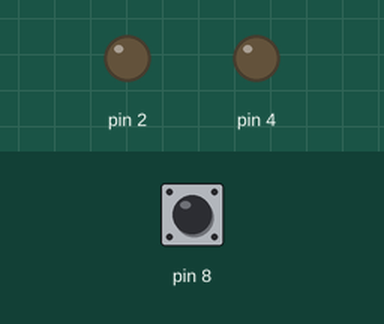
Recording of a sketch running on a simulated Arduino Uno, built with avr-gcc and run on an emulated ATmega328P. On the bench: output pins drawn as LEDs (lit = HIGH). Dashed ring = blinking. Inputs (shaded band) come from the test bench; at power-on: pin 8 LOW.

Above: at 1.2 s.
1.3 s: pin 8 driven HIGH
At 2.1 s:
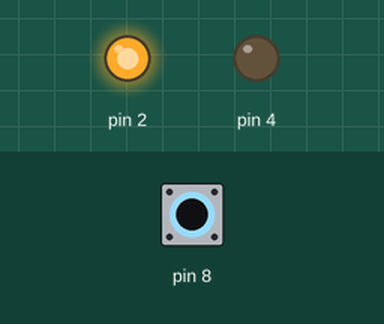
2.8 s: pin 8 pulsed LOW 5 times (0.12 s each, 0.3 s apart)
At 3.39 s:
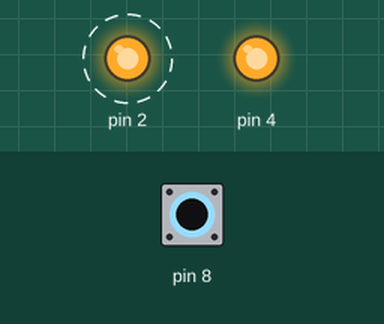
At 5.0 s:
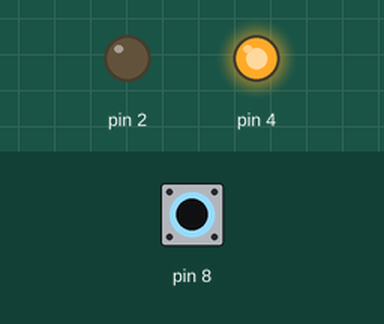
Timing chart, 0 to 6.5 s (numbered marks = the images above; inputs shaded):
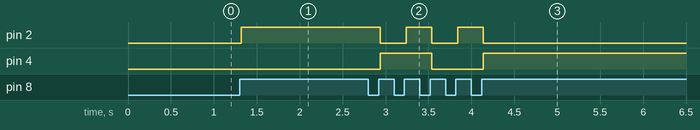

Measured:
- after the input at 1.3 s, pin 2: LOW → HIGH at once
- after the input at 2.8 s, pin 2: alternates HIGH for 0.30 s and LOW for 0.30 s, 5 changes in all, then stays LOW, starting after 0.14 s; pin 4: LOW → HIGH after 0.14 s, → LOW 0.60 s later, → HIGH 0.60 s later

The sketch:

PushBoton.ino
```cpp
//Declaración de variables
int estado = 0;
int estadoAnterior = 0;
int salida = 0;

void setup() {
  //Pin de entrada 8 del BOTÓN
  pinMode(8, INPUT);
  //Pin de salida 4 del LED VERDE
  pinMode(4, OUTPUT);
  //Pin de salida 2 del LED AMARILLO
  pinMode(2, OUTPUT);
}

void loop() {
  //Leemos el estado del botón
  estado = digitalRead(8);

  //Se aprieta el botón
  if((estado == HIGH) && (estadoAnterior == LOW)){
      salida=1+salida;
      delay(20);
  }

  //Pasar el estado (actual) al estadoAnterior
  estadoAnterior = estado;
  //Primer toque
  if(salida == 1){
      digitalWrite(2,HIGH);
  }
  //Segundo toque
  if(salida == 2){
      digitalWrite(2,LOW);
      digitalWrite(4,HIGH);
  }
  //Tercer toque
  if(salida == 3){
      digitalWrite(4,HIGH);
      digitalWrite(2,HIGH);
  }
  //Cuarto toque
  if(salida == 4){
      digitalWrite(4,LOW);
      digitalWrite(2,LOW);
      salida=0; //Vuelve a inciar el ciclo
  }
}
```
